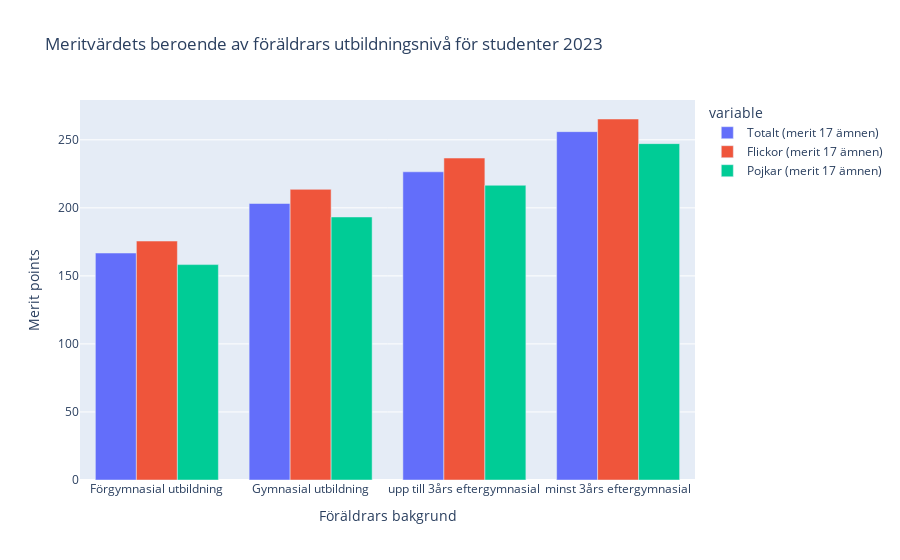

The code cell stored with this chart in its notebook:
### Code cell
df_data5=pd.DataFrame()
df_data5 = df_tabell1B[df_tabell1B['Läsår\nHuvudman\nBakgrund'].isin(['Förgymnasial utbildning','Gymnasial utbildning','Kort utbildning','Lång utbildning'])].copy()
df_data5.rename(columns={'Läsår\nHuvudman\nBakgrund':'Föräldrars bakgrund'}, inplace = True)

fig5 = px.bar(df_data5, x='Föräldrars bakgrund', y=['Totalt (merit 17 ämnen)', 'Flickor (merit 17 ämnen)', 'Pojkar (merit 17 ämnen)' ], 
               title="Meritvärdets beroende av föräldrars utbildningsnivå för studenter 2023",
               barmode='group',
              labels={'Huvudman': 'Studen category', 'value':'Merit points'},
              
              hover_data={'Föräldrars bakgrund': True, 'value': ':.2f'})
fig5.update_xaxes(labelalias={'Kort utbildning':'upp till 3års eftergymnasial', 'Lång utbildning':'minst 3års eftergymnasial'})
fig5.show()

### Figure 1 — Plotly figure (JSON) as saved in the notebook; plotly's stock layout.template omitted (floating-point values rounded to 4 significant figures)
{"data": [{"alignmentgroup": "True", "hovertemplate": "variable=Totalt (merit 17 ämnen)<br>Föräldrars bakgrund=%{x}<br>Merit points=%{y:.2f}<extra></extra>", "legendgroup": "Totalt (merit 17 ämnen)", "marker": {"color": "#636efa", "pattern": {"shape": ""}}, "name": "Totalt (merit 17 ämnen)", "offsetgroup": "Totalt (merit 17 ämnen)", "orientation": "v", "showlegend": true, "textposition": "auto", "type": "bar", "x": ["Förgymnasial utbildning", "Gymnasial utbildning", "Kort utbildning", "Lång utbildning"], "xaxis": "x", "y": [166.8, 203.2, 226.5, 256], "yaxis": "y"}, {"alignmentgroup": "True", "hovertemplate": "variable=Flickor (merit 17 ämnen)<br>Föräldrars bakgrund=%{x}<br>Merit points=%{y:.2f}<extra></extra>", "legendgroup": "Flickor (merit 17 ämnen)", "marker": {"color": "#EF553B", "pattern": {"shape": ""}}, "name": "Flickor (merit 17 ämnen)", "offsetgroup": "Flickor (merit 17 ämnen)", "orientation": "v", "showlegend": true, "textposition": "auto", "type": "bar", "x": ["Förgymnasial utbildning", "Gymnasial utbildning", "Kort utbildning", "Lång utbildning"], "xaxis": "x", "y": [175.6, 213.6, 236.6, 265.3], "yaxis": "y"}, {"alignmentgroup": "True", "hovertemplate": "variable=Pojkar (merit 17 ämnen)<br>Föräldrars bakgrund=%{x}<br>Merit points=%{y:.2f}<extra></extra>", "legendgroup": "Pojkar (merit 17 ämnen)", "marker": {"color": "#00cc96", "pattern": {"shape": ""}}, "name": "Pojkar (merit 17 ämnen)", "offsetgroup": "Pojkar (merit 17 ämnen)", "orientation": "v", "showlegend": true, "textposition": "auto", "type": "bar", "x": ["Förgymnasial utbildning", "Gymnasial utbildning", "Kort utbildning", "Lång utbildning"], "xaxis": "x", "y": [158.3, 193.3, 216.6, 247.2], "yaxis": "y"}], "layout": {"barmode": "group", "legend": {"title": {"text": "variable"}, "tracegroupgap": 0}, "title": {"text": "Meritvärdets beroende av föräldrars utbildningsnivå för studenter 2023"}, "xaxis": {"anchor": "y", "domain": [0, 1], "labelalias": {"Kort utbildning": "upp till 3års eftergymnasial", "Lång utbildning": "minst 3års eftergymnasial"}, "title": {"text": "Föräldrars bakgrund"}}, "yaxis": {"anchor": "x", "domain": [0, 1], "title": {"text": "Merit points"}}}}
